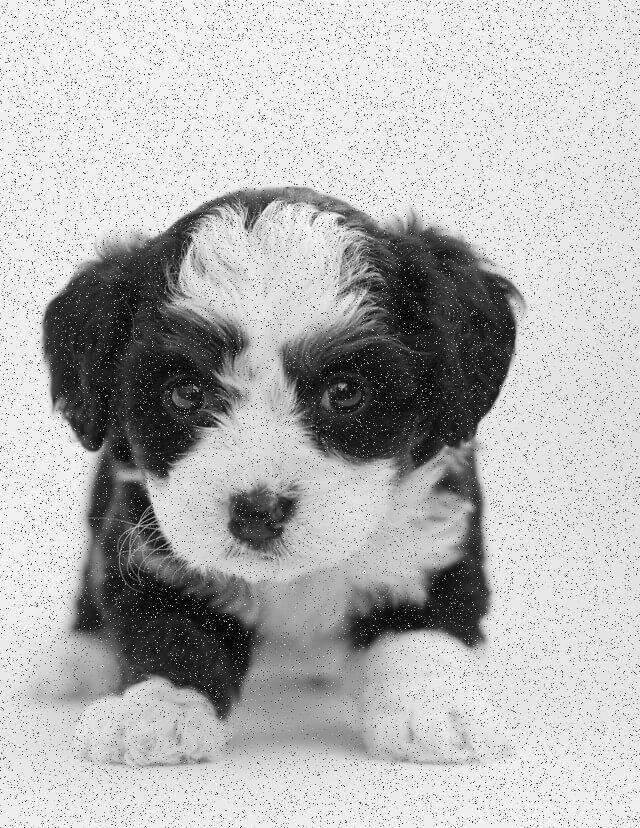
#> input picture images/sample_image.jpg, 640 x 828 px, found by its file name
$ python main.py
#> lines starting #> are read from the running program, lines starting #| are printed output that depends on the picture
import os
import sys
import argparse
import numpy as np
import cv2
import matplotlib.pyplot as plt
from skimage.metrics import peak_signal_noise_ratio as psnr
from skimage.metrics import structural_similarity as ssim

def add_gaussian_noise(image, var):
    row, col, ch = image.shape
    mean = 0
    sigma = var ** 0.5
    gauss = np.random.normal(mean, sigma, (row, col, ch))
    noisy = image + gauss
    return np.clip(noisy, 0, 255).astype(np.uint8)

def apply_gaussian_filter(image, kernel_size, sigma):
    return cv2.GaussianBlur(image, (kernel_size, kernel_size), sigma)

def calculate_metrics(original, processed):
    original_gray = cv2.cvtColor(original, cv2.COLOR_BGR2GRAY)
    processed_gray = cv2.cvtColor(processed, cv2.COLOR_BGR2GRAY)
    psnr_value = psnr(original_gray, processed_gray)
    ssim_value = ssim(original_gray, processed_gray)
    return psnr_value, ssim_value

def process_image(image_path, noise_var, kernel_size, sigma):
#> called with image_path = 'images/sample_image.jpg', noise_var = 0.003, kernel_size = 9, sigma = 2
    original_image = cv2.imread(image_path)
#> original_image is the input picture: shape (828, 640, 3); min 0, max 255, mean 182.4
    if original_image is None:
        raise ValueError(f"Görüntü yüklenemedi: {image_path}")

    # Görüntüyü en-boy oranını koruyarak yeniden boyutlandır
    max_dim = 3840  # 4K çözünürlük için maksimum boyut
    height, width = original_image.shape[:2]
#> height = 828; width = 640
    print(f"Orijinal görüntü boyutları: {width}x{height}")
#| Orijinal görüntü boyutları: 640x828

    if width > height:
        scale = max_dim / width
    else:
        scale = max_dim / height
#> scale = 4.64

    new_width = int(width * scale)
#> new_width = 2968
    new_height = int(height * scale)
#> new_height = 3840

    resized_original_image = cv2.resize(original_image, (new_width, new_height), interpolation=cv2.INTER_AREA)

    noisy_image = add_gaussian_noise(resized_original_image, var=noise_var)

    # Gaussian filtresini birden fazla kez uygula
    filtered_image = noisy_image
    for _ in range(4):  # 4 kez uygula
        filtered_image = apply_gaussian_filter(filtered_image, kernel_size=kernel_size, sigma=sigma)

    noisy_psnr, noisy_ssim = calculate_metrics(resized_original_image, noisy_image)
#> in calculate_metrics, `psnr_value = psnr(original_gray, processed_gray)`: psnr_value = 51.15
#> in calculate_metrics, `ssim_value = ssim(original_gray, processed_gray)`: ssim_value = 0.998
#> noisy_psnr = 51.15; noisy_ssim = 0.998
    filtered_psnr, filtered_ssim = calculate_metrics(resized_original_image, filtered_image)
#> filtered_psnr = 22.58; filtered_ssim = 0.605

    return resized_original_image, noisy_image, filtered_image, noisy_psnr, noisy_ssim, filtered_psnr, filtered_ssim

def visualize_results(original, noisy, filtered, noisy_psnr, noisy_ssim, filtered_psnr, filtered_ssim):
    fig, axs = plt.subplots(1, 3, figsize=(15, 5))

    axs[0].imshow(cv2.cvtColor(original, cv2.COLOR_BGR2RGB))
    axs[0].set_title('Orijinal Görüntü')
    axs[0].axis('off')

    axs[1].imshow(cv2.cvtColor(noisy, cv2.COLOR_BGR2RGB))
    axs[1].set_title(f'Gürültülü Görüntü\nPSNR: {noisy_psnr:.2f}, SSIM: {noisy_ssim:.2f}')
    axs[1].axis('off')

    axs[2].imshow(cv2.cvtColor(filtered, cv2.COLOR_BGR2RGB))
    axs[2].set_title(f'Filtrelenmiş Görüntü\nPSNR: {filtered_psnr:.2f}, SSIM: {filtered_ssim:.2f}')
    axs[2].axis('off')

    plt.tight_layout()
    plt.show()

def save_image(filename, image):
    cv2.imwrite(filename, image)

def main():
    parser = argparse.ArgumentParser(description="Gaussian Gürültü Azaltma")
    parser.add_argument("--image", type=str, default="images/sample_image.jpg", help="Giriş görüntüsünün yolu")
    parser.add_argument("--noise_var", type=float, default=0.003, help="Gaussian gürültünün varyansı")
    parser.add_argument("--kernel_size", type=int, default=9, help="Gaussian çekirdeğinin boyutu")
    parser.add_argument("--sigma", type=float, default=2.0, help="Gaussian çekirdeğinin standart sapması")
    args = parser.parse_args()

    try:
        results = process_image(args.image, args.noise_var, args.kernel_size, args.sigma)
#> results = 7 items
    except Exception as e:
        print(f"İşlem başarısız oldu: {e}")
        sys.exit(1)

    original, noisy, filtered, noisy_psnr, noisy_ssim, filtered_psnr, filtered_ssim = results
#> noisy_psnr = 51.15; noisy_ssim = 0.998; filtered_psnr = 22.58; filtered_ssim = 0.605

    visualize_results(original, noisy, filtered, noisy_psnr, noisy_ssim, filtered_psnr, filtered_ssim)
#> in visualize_results, `plt.show()`:
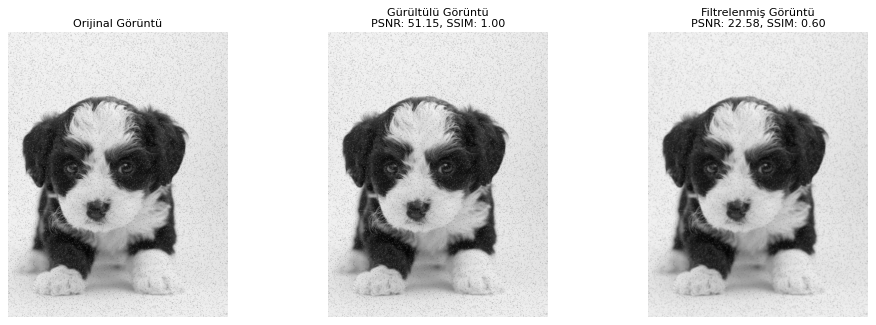
#> figure drawn by matplotlib, 3 panels

    # Sonuçları kaydet
    os.makedirs("results", exist_ok=True)
    save_image("results/noisy_image.jpg", noisy)
    save_image("results/filtered_image.jpg", filtered)

    print("İşlem tamamlandı. Sonuçlar 'results' klasörüne kaydedildi.")

if __name__ == "__main__":
    main()
